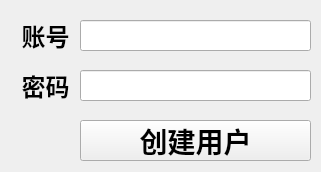
<?xml version="1.0" encoding="UTF-8"?>
<ui version="4.0">
 <class>CreateLogin</class>
 <widget class="QMainWindow" name="CreateLogin">
  <property name="geometry">
   <rect>
    <x>0</x>
    <y>0</y>
    <width>321</width>
    <height>172</height>
   </rect>
  </property>
  <property name="windowTitle">
   <string>创建用户</string>
  </property>
  <widget class="QWidget" name="centralwidget">
   <widget class="QLabel" name="label">
    <property name="geometry">
     <rect>
      <x>-10</x>
      <y>10</y>
      <width>111</width>
      <height>51</height>
     </rect>
    </property>
    <property name="font">
     <font>
      <pointsize>18</pointsize>
      <weight>75</weight>
      <bold>true</bold>
     </font>
    </property>
    <property name="text">
     <string>账号</string>
    </property>
    <property name="alignment">
     <set>Qt::AlignCenter</set>
    </property>
   </widget>
   <widget class="QLabel" name="label_2">
    <property name="geometry">
     <rect>
      <x>-10</x>
      <y>60</y>
      <width>111</width>
      <height>51</height>
     </rect>
    </property>
    <property name="font">
     <font>
      <pointsize>18</pointsize>
      <weight>75</weight>
      <bold>true</bold>
     </font>
    </property>
    <property name="text">
     <string>密码</string>
    </property>
    <property name="alignment">
     <set>Qt::AlignCenter</set>
    </property>
   </widget>
   <widget class="QLineEdit" name="lineEditAccount">
    <property name="geometry">
     <rect>
      <x>80</x>
      <y>20</y>
      <width>231</width>
      <height>31</height>
     </rect>
    </property>
    <property name="font">
     <font>
      <pointsize>17</pointsize>
     </font>
    </property>
   </widget>
   <widget class="QLineEdit" name="lineEditPassword">
    <property name="geometry">
     <rect>
      <x>80</x>
      <y>70</y>
      <width>231</width>
      <height>31</height>
     </rect>
    </property>
    <property name="font">
     <font>
      <pointsize>17</pointsize>
     </font>
    </property>
   </widget>
   <widget class="QPushButton" name="CreateUser">
    <property name="geometry">
     <rect>
      <x>80</x>
      <y>120</y>
      <width>231</width>
      <height>41</height>
     </rect>
    </property>
    <property name="font">
     <font>
      <family>楷体</family>
      <pointsize>21</pointsize>
      <weight>75</weight>
      <bold>true</bold>
     </font>
    </property>
    <property name="text">
     <string>创建用户</string>
    </property>
   </widget>
  </widget>
 </widget>
 <resources/>
 <connections/>
</ui>
